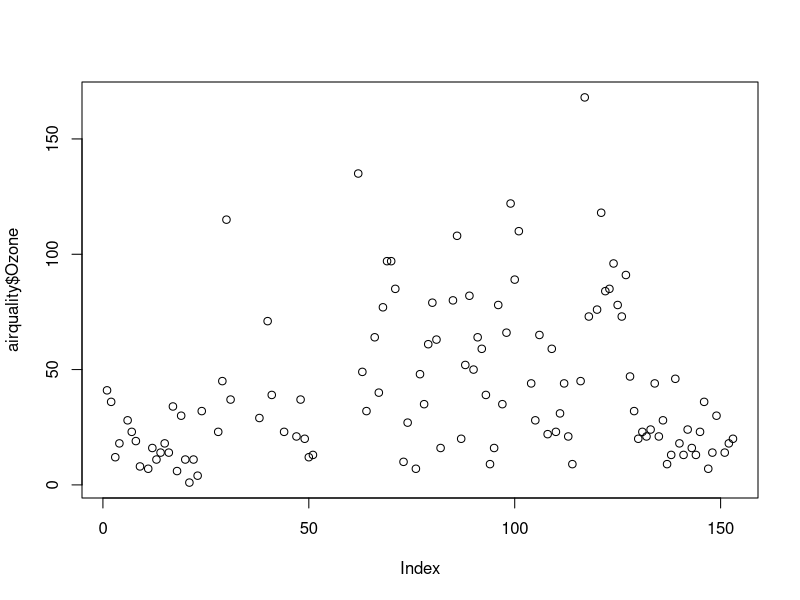
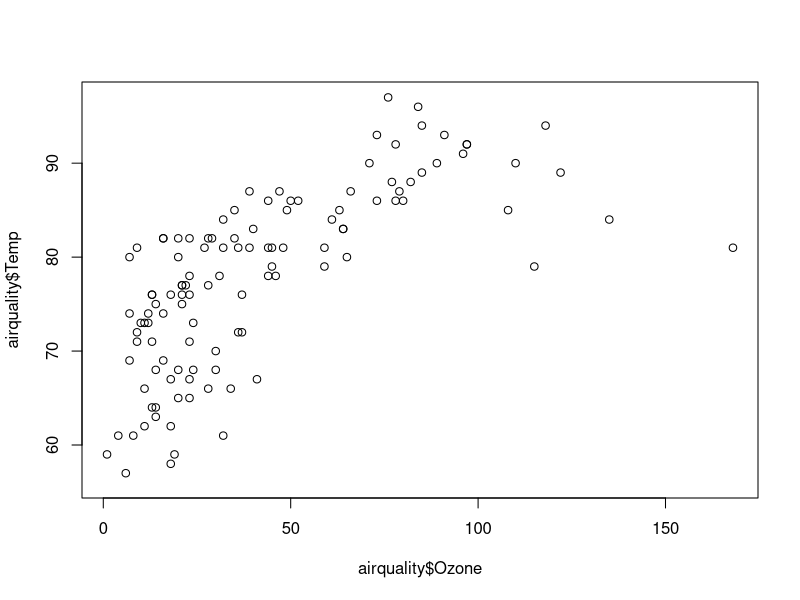
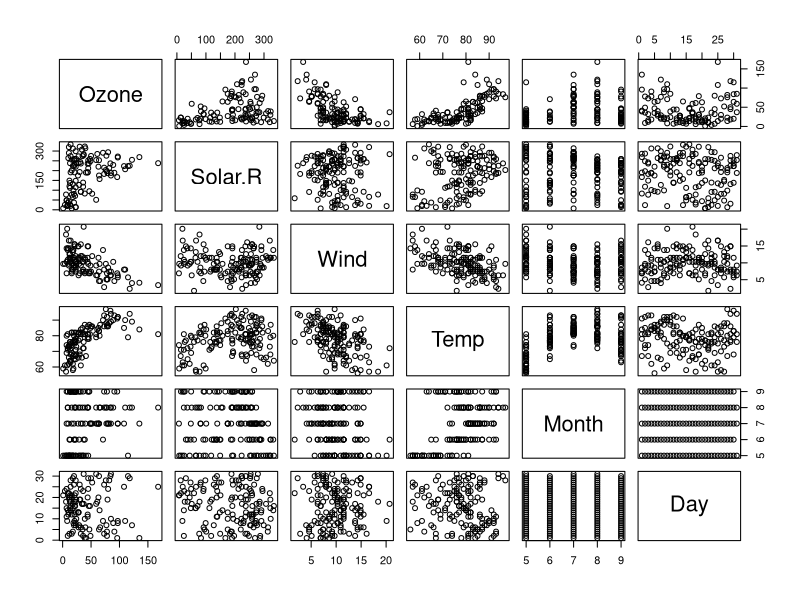
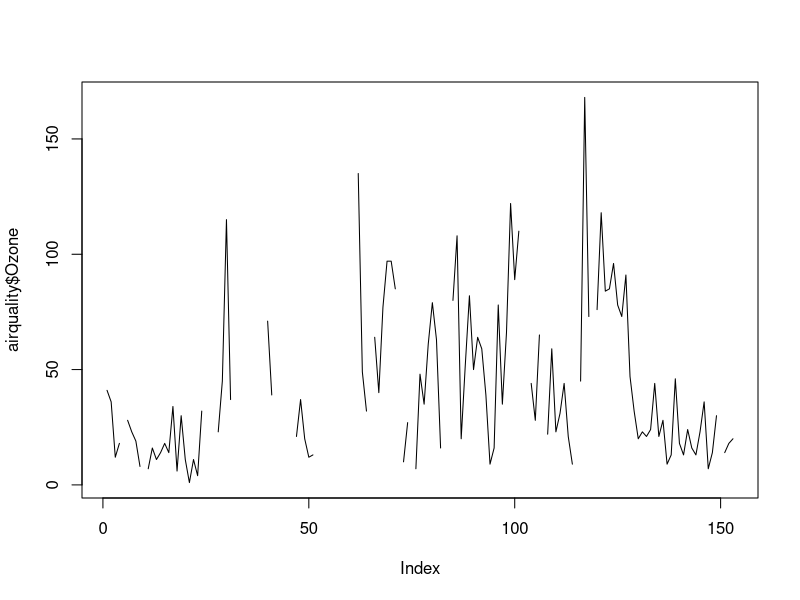
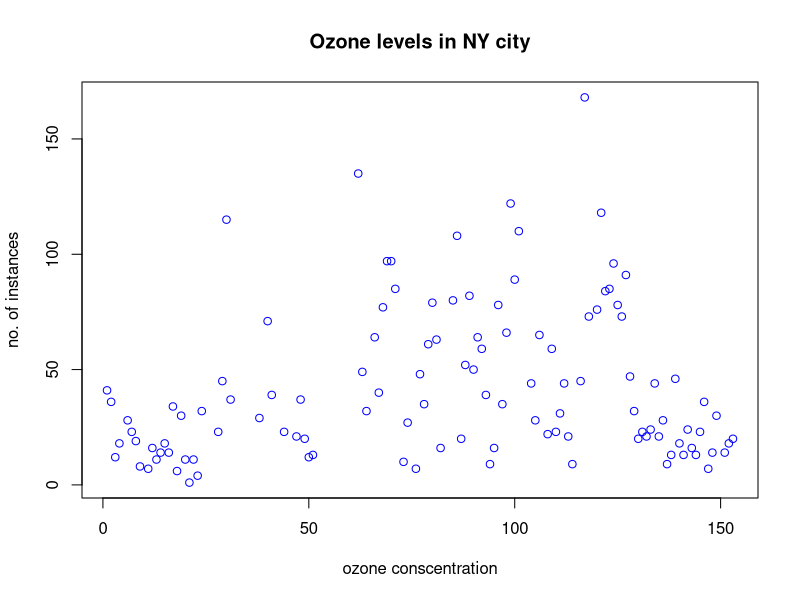
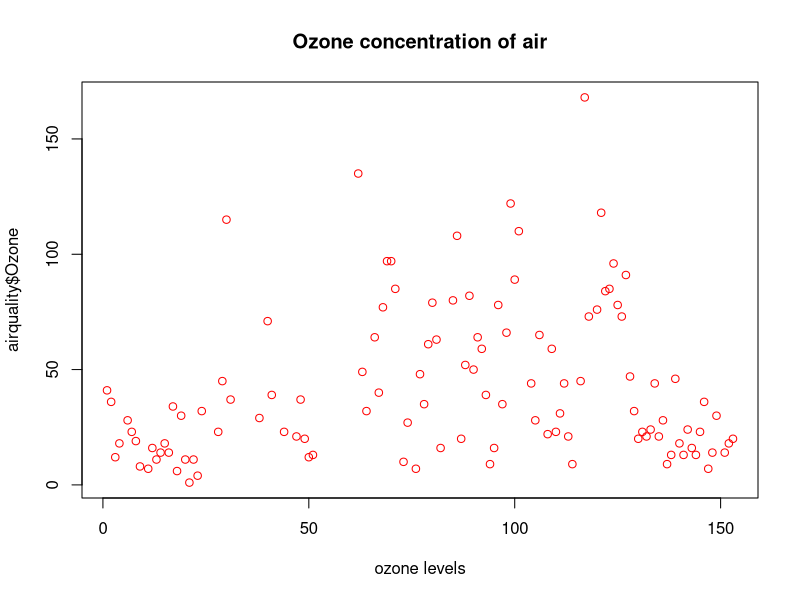
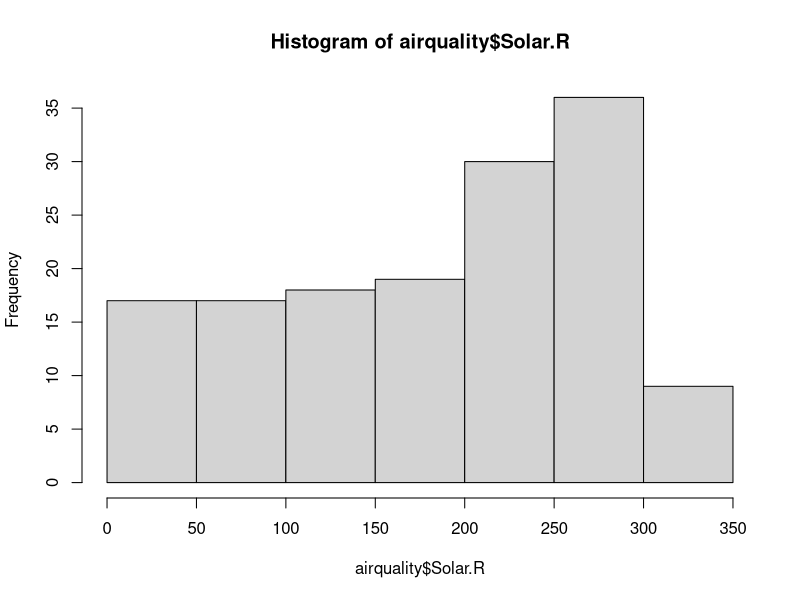
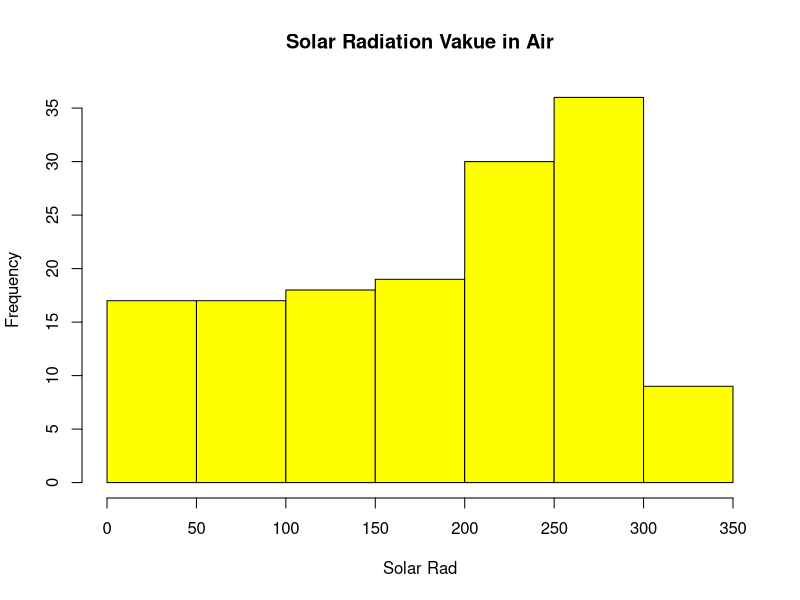

Generate these figures, in order, with R:
airquality<-datasets::airquality
airquality   #uploading datasets


head(airquality)   #displays first 6 rows
tail(airquality)   ##displays last 6 rows


airquality[,c(1,2)] #displays first two colms
airquality[,c(5,6)]  #last two colms
airquality$Temp   #can also access the colms using dollar symbol


summary(airquality$Temp)  #we get summary of coloms using this commands that is mean and median we get using it
summary(airquality$Ozone)
summary(airquality$Wind)


plot(airquality$Ozone)  #for ploting graphs
plot(airquality$Ozone,airquality$Temp)  #how ozone affects temperature
plot(airquality)   #gives scatter plots


summary(airquality)  #gives summary of all coloms of airquality


#points and line
plot(airquality$Ozone, type="l") #p:points, l:lines,b:both,h:histogram 

plot(airquality$Ozone, xlab = 'ozone conscentration',ylab = 'no. of instances',main ='Ozone levels in NY city',col= 'blue')

#horizontal barplot
plot(airquality$Ozone, main ='Ozone concentration of air',xlab = 'ozone levels', col= 'Red',horiz = FALSE)

#histogram
hist(airquality$Solar.R)
hist(airquality$Solar.R,main = 'Solar Radiation Vakue in Air', xlab = 'Solar Rad', col='yellow')


#Single boxplot
boxplot(airquality$Solar.R)

#multiple Boxplot
boxplot(airquality[,1:4],main='Multiple') #shows outiliers of first four colms, show multiple box plots

#to plot all the graphs together
par(mfrow=c(3,3),mar=c(2,5,2,1), las=0, bty="n")
plot(airquality$Ozone)
plot(airquality$Ozone, main ='Ozone concentration of air',xlab = 'ozone levels', col= 'Red',horiz = FALSE)
hist(airquality$Solar.R)
hist(airquality$Solar.R,main = 'Solar Radiation Vakue in Air', xlab = 'Solar Rad', col='yellow')
boxplot(airquality$Solar.R)
boxplot(airquality[,1:4],main='Multiple') #shows outiliers of first four colms, show multiple box plots
plot(airquality$Ozone, type="l") #p:points, l:lines,b:both,h:histogram 

plot(airquality$Ozone, xlab = 'ozone conscentration',ylab = 'no. of instances',main ='Ozone levels in NY city',col= 'blue')